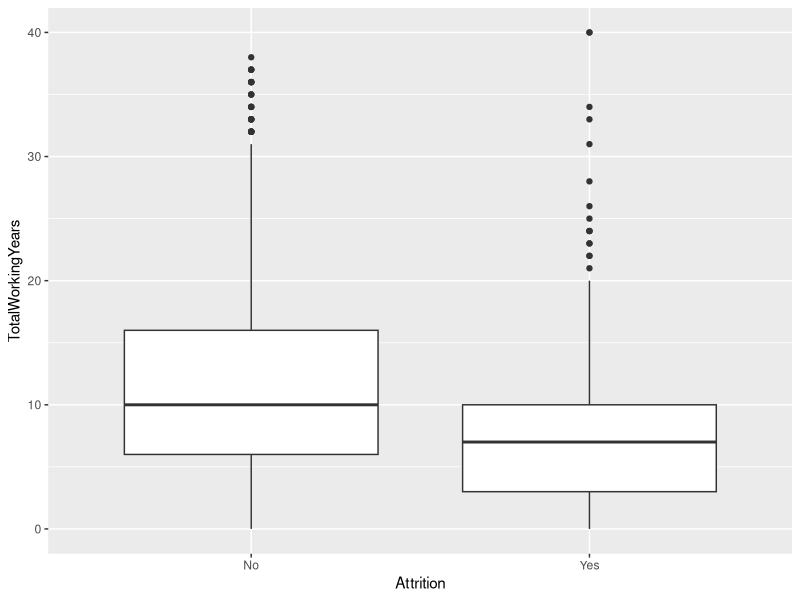
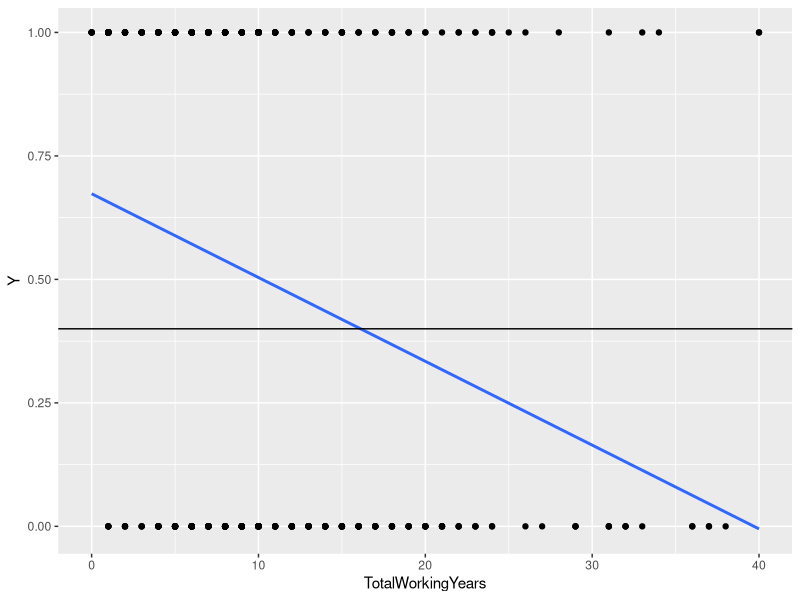
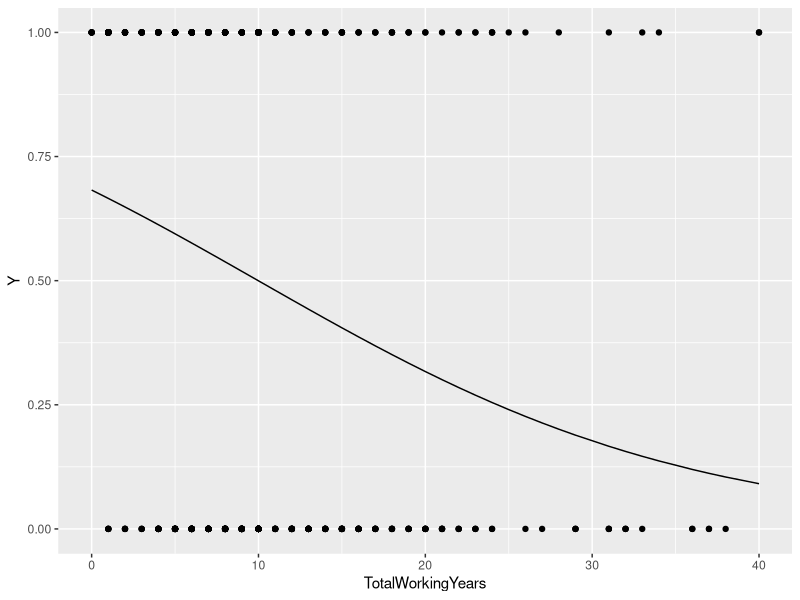

These figures' R source, in order:
## ---- chunk 1
library(tidyverse)
library(broom)
library(modeldata)
data(attrition)  #package with data
## ---- chunk 2
ggplot(attrition, aes(x=Attrition, y = TotalWorkingYears))+
  geom_boxplot()
## ---- chunk 3
t.test(TotalWorkingYears~Attrition, data = attrition)
## ---- chunk 4
attrition %>% count(Attrition)
table(attrition$Attrition)
## ---- chunk 5
attr_No <- attrition %>%
  filter(Attrition == "No") %>%
  sample_n(size = 237)

attr_Yes <- attrition %>%
  filter(Attrition == "Yes")

attr <- rbind(attr_No, attr_Yes)

# or

attr <- attrition %>%
  group_by(Attrition) %>%
  slice_sample(n = 237)


# transform outcome to numeric 0-1
nattr <- attr %>%
  mutate(Y = as.numeric(Attrition) - 1) %>%
  select(Y, TotalWorkingYears)
## ---- chunk 6
ggplot(nattr, aes(x = TotalWorkingYears, y = Y)) +
  geom_point() +
  geom_smooth(method = "lm", se = FALSE) +
  geom_hline(yintercept = .4) # or e.g. mean(nattr$Y)
## ---- chunk 7
model_glm <- glm(Y~TotalWorkingYears,data = nattr, family = binomial)
model_glm
## ---- chunk 8
augment(model_glm, type.predict = "response") %>%
  ggplot(aes(TotalWorkingYears, Y)) +
  geom_point() +
  geom_line(aes(y = .fitted))
